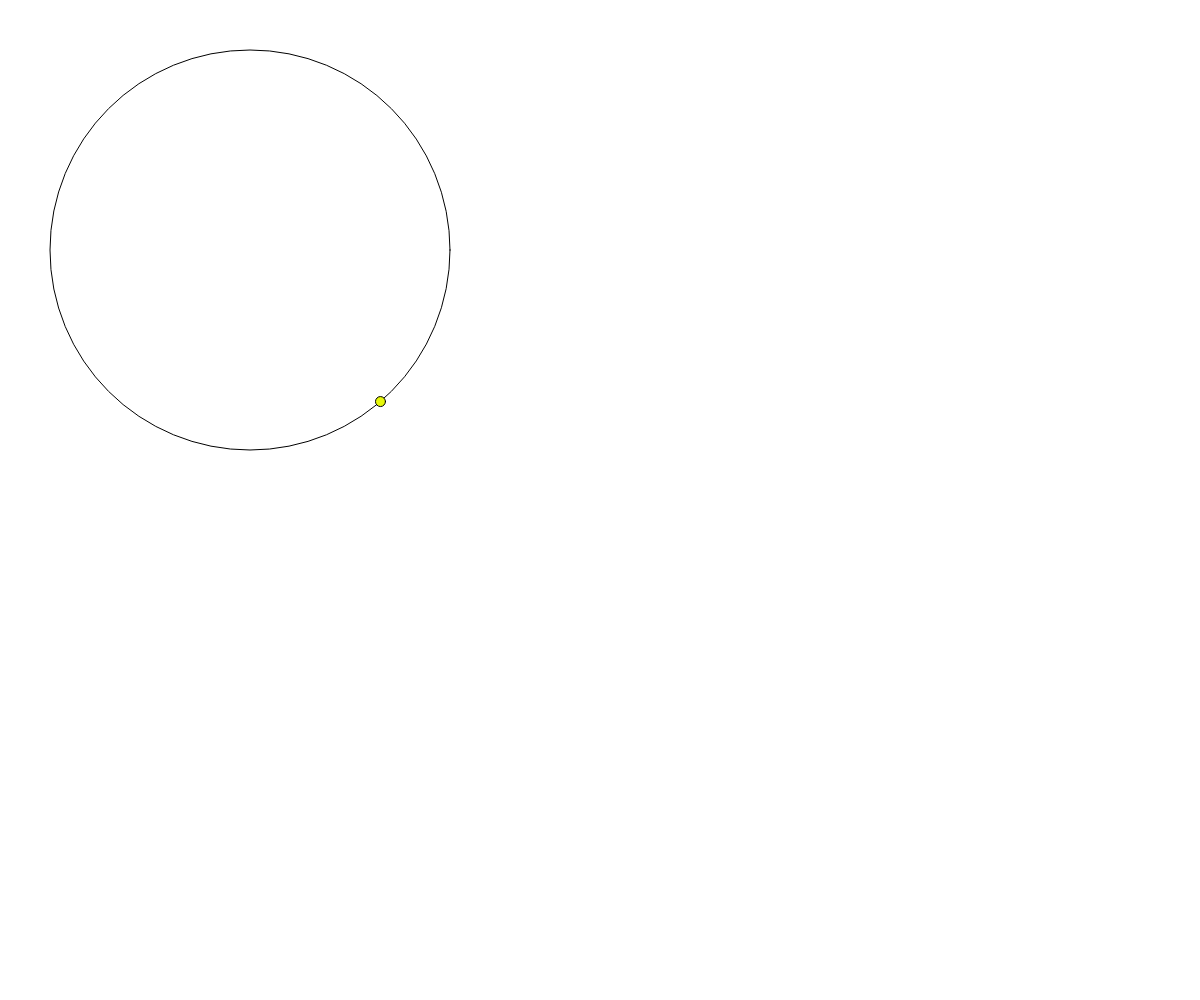
Frame 1 (no input)
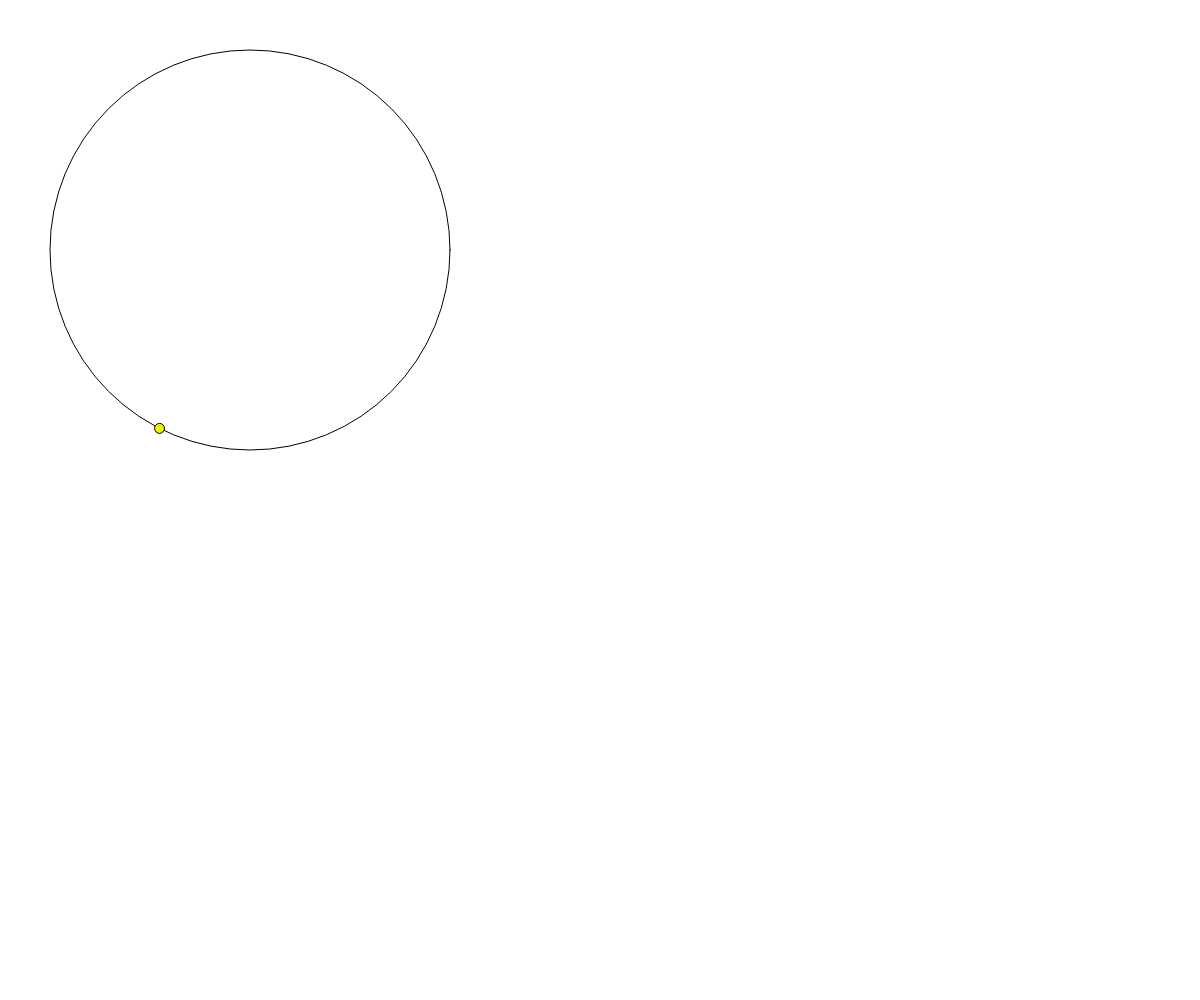
Frame 60 (no input)
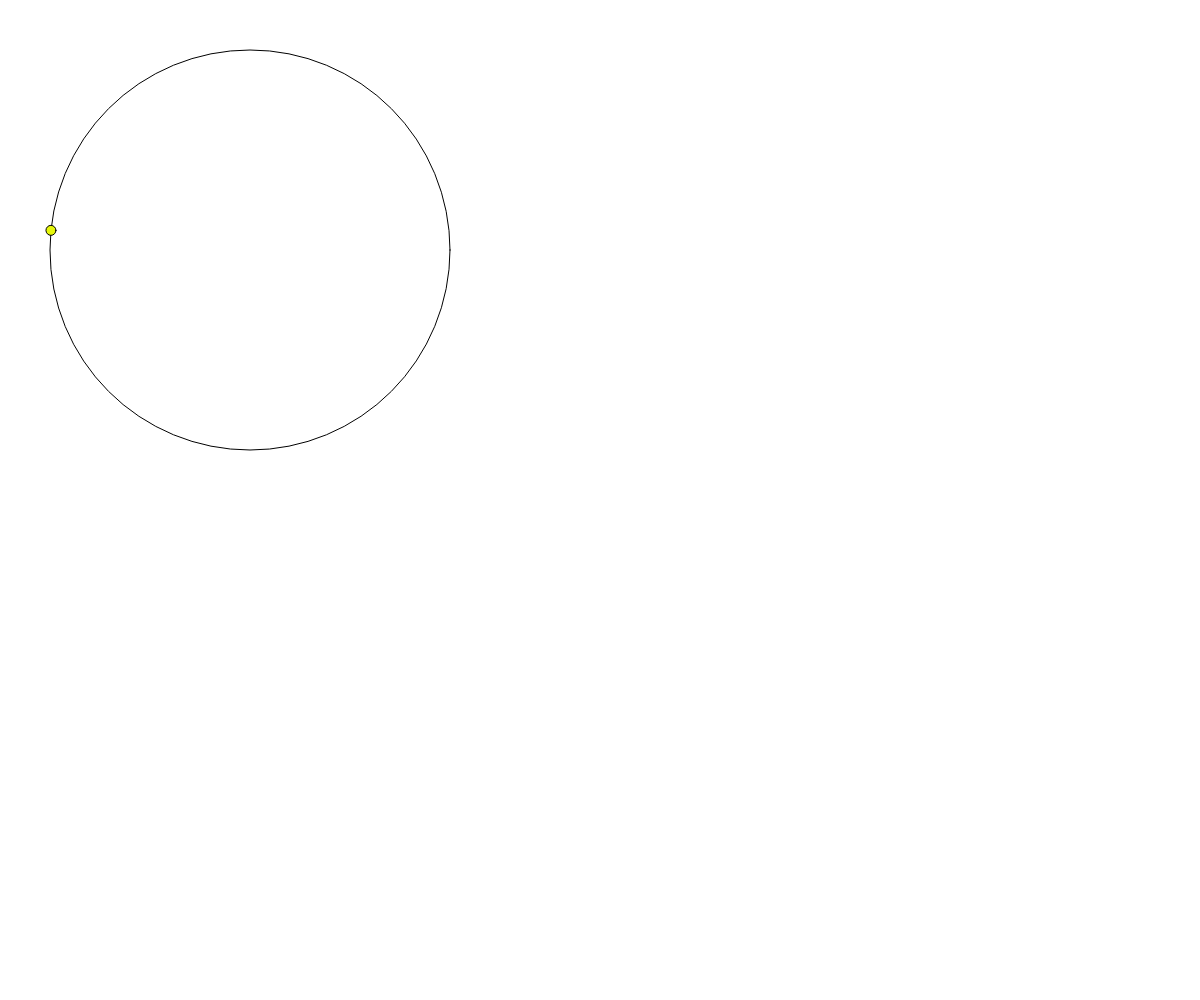
Frame 120 (the mouse pressed at the canvas centre since frame 60)

The p5.js sketch that drew these frames (run headless with seeded random() and noise() and a simulated clock; from frame 60 on, the mouse is pressed at the canvas centre):

// p5.js sketch
// ── sketch.js
var tracks = [], trains = [], degree = 0, stops = [];

function setup() {
	varInit();

	stops.push(createVector(Math.random() * windowWidth, Math.random() * windowHeight));
	stops.push(createVector(Math.random() * windowWidth, Math.random() * windowHeight));
	stops.push(createVector(Math.random() * windowWidth, Math.random() * windowHeight));

	createCanvas(windowWidth, windowHeight);
}

function draw() {
	background("white")
	degree = ++degree % 3600;


	Track.showAll();
	Train.showAll();
}



function varInit() {
	tracks.push(new Track({ x: 250, y: 250, radius: 400, color: 0 }));
	trains.push(new Train({ track: tracks[0] }))
}

// ── Car.js
class Car {
    constructor({} = {}) {

        cars.push(this);
    }

    show() {
        if (!settings.paused) this.updatePosition();

        push();

        pop();
    }

    updatePosition() {

    }

    static showAll() {
        cars.forEach(c => c.show());
    }
}
// ── Connection.js
class Connection {
    constructor({} = {}) {

    }

    show() {
        push();

        pop();
    }
}
// ── Elem.js
class Elem {
    constructor({ pos, dim, radius, clickable, dragable } = {}) {
        this.id = Math.floor(Math.random() * 10000);

        this.pos = pos;
        this.dim = dim;
        this.radius = radius;

        this.clickable = clickable ?? true;
        this.dragable = dragable ?? true;

        elms.push(this)
    }

    click() {
        console.log(this)
    }

    drag(vector) {
        this.pos = createVector(mouseX, mouseY);
    }

    hover() {

    }

    contained(vector) {
        if (this.radius) return this.pos.dist(vector) <= this.radius;
        if (this.dim) return [this.pos.x, this.pos.x + this.dim.x, vector.x].sort()[1] === vector.x && [this.pos.y, this.pos.y + this.dim.y, vector.y].sort()[1] === vector.y
    }

    offset(vector) {

    }

    static checkClick(vector) {
        elms.forEach(e => {
            if (!e.clickable) return;
            if (e.contained(vector)) e.click(vector);
        })
    }

    static checkDrag(vector) {
        elms.forEach(e => {
            if (!e.dragable) return;
            if (e.contained(vector)) e.drag(vector);
        })
    }

    static checkContain(vector) {
        let contained = [];
        elms.forEach(e => {
            if (!e.dragable && !e.clickable) return;
            if (e.contained(vector)) contained.push(e);
        });

        return contained;
    }
}
// ── Rider.js
class Rider {
    constructor({}) {
        Object.assign(this, params);
    }

    show() {
        push();

        this.
        
        pop();
    }
}
// ── Stop.js
class Stop extends Elem{
    constructor({ track, position, radius } = {}) {
        super({pos : position, radius : radius});

        this.track = track;
        this.pos = position;
        this.radius = radius;
        this.color = track.color;
        this.shared;
        this.button = new Button(this)
    }

    show(buttonMode) {
        if (buttonMode) this.button.show();

        push();
        stroke(this.track.color);
        strokeWeight(10)
        point(this.pos.x, this.pos.y)
        pop();
    }

    shareTrack(track) {
        this.shared = track;
    }
}
// ── Track.js
class Track {
    constructor({ x, y, radius, rotation, color, maxSpeed, stops, fill } = { x: 100, y: 100 }) {
        this.v = createVector(x, y);
        this.r = radius;
        this.rotation = rotation ?? 1;
        this.color = color ?? randColor();
        this.maxSpeed = maxSpeed;
        this.stops = stops;
        this.fill = fill ?? "NOFILL";
    }

    show() {
        push();

        stroke(this.color);
        fill(this.fill);
        circle(this.v.x, this.v.y, this.r)

        pop();
    }

    static showAll() {
        tracks.forEach(t => t.show())
    }
}
// ── Train.js
class Train {
    constructor({ track, radius, color, degree, maxSpeed } = {}) {
        this.t = track;
        this.r = radius ?? 10;
        this.color = color ?? randColor();
        this.degree = degree ?? Math.floor(Math.random() * 360);
        this.maxSpeed = maxSpeed ?? 10;

        this.v = createVector(track.v.x, track.v.y);
    }

    show() {
        this.updatePosition();

        push();

        fill(this.color);
        circle(this.t.r / 2 * Math.cos(this.degree / 50) + this.t.v.x, this.t.r / 2 * Math.sin(this.degree / 50) + this.t.v.y, this.r);

        pop();
    }

    updatePosition() {
        this.degree = (this.degree + this.t.rotation);
    }

    static showAll() {
        trains.forEach(t => t.show());
    }
}
// ── helper.js
function randColor () {
    return [Math.floor(Math.random() * 255), Math.floor(Math.random() * 255), Math.floor(Math.random() * 255)]    
}
